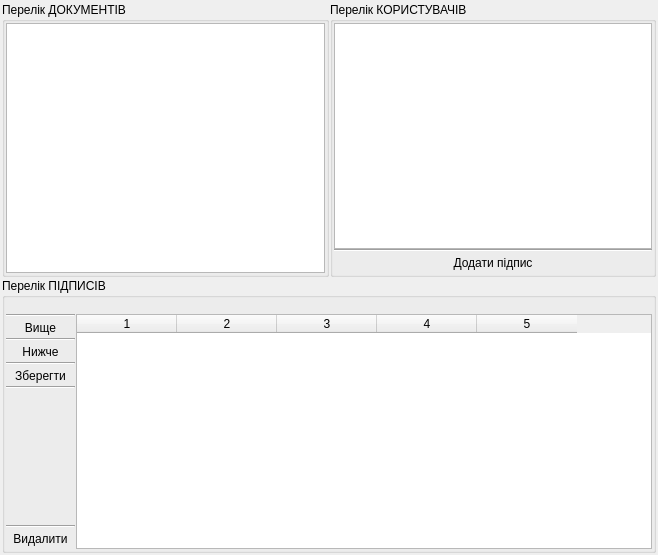
<?xml version="1.0" encoding="UTF-8"?>
<ui version="4.0">
 <class>UForm_AParkPrintDocksSigns</class>
 <widget class="QWidget" name="UForm_AParkPrintDocksSigns">
  <property name="geometry">
   <rect>
    <x>0</x>
    <y>0</y>
    <width>658</width>
    <height>555</height>
   </rect>
  </property>
  <layout class="QVBoxLayout" name="verticalLayout_3">
   <property name="spacing">
    <number>1</number>
   </property>
   <property name="margin">
    <number>2</number>
   </property>
   <item>
    <layout class="QHBoxLayout" name="horizontalLayout">
     <item>
      <widget class="QGroupBox" name="groupBox_docksEnum">
       <property name="title">
        <string>Перелік ДОКУМЕНТІВ</string>
       </property>
       <layout class="QVBoxLayout" name="verticalLayout">
        <property name="spacing">
         <number>1</number>
        </property>
        <property name="margin">
         <number>1</number>
        </property>
        <item>
         <widget class="QTableWidget" name="tableWidget_doksEnum">
          <property name="editTriggers">
           <set>QAbstractItemView::NoEditTriggers</set>
          </property>
          <property name="selectionMode">
           <enum>QAbstractItemView::SingleSelection</enum>
          </property>
          <property name="selectionBehavior">
           <enum>QAbstractItemView::SelectRows</enum>
          </property>
         </widget>
        </item>
       </layout>
      </widget>
     </item>
     <item>
      <widget class="QGroupBox" name="groupBox_users">
       <property name="title">
        <string>Перелік КОРИСТУВАЧІВ</string>
       </property>
       <layout class="QVBoxLayout" name="verticalLayout_2">
        <property name="spacing">
         <number>0</number>
        </property>
        <property name="margin">
         <number>1</number>
        </property>
        <item>
         <widget class="QTableWidget" name="tableWidget_user">
          <property name="editTriggers">
           <set>QAbstractItemView::DoubleClicked|QAbstractItemView::EditKeyPressed</set>
          </property>
          <property name="selectionMode">
           <enum>QAbstractItemView::SingleSelection</enum>
          </property>
          <property name="selectionBehavior">
           <enum>QAbstractItemView::SelectRows</enum>
          </property>
         </widget>
        </item>
        <item>
         <widget class="Line" name="line">
          <property name="orientation">
           <enum>Qt::Horizontal</enum>
          </property>
         </widget>
        </item>
        <item>
         <widget class="QToolButton" name="toolButton_addUserSign">
          <property name="sizePolicy">
           <sizepolicy hsizetype="Preferred" vsizetype="Fixed">
            <horstretch>0</horstretch>
            <verstretch>0</verstretch>
           </sizepolicy>
          </property>
          <property name="text">
           <string extracomment="Додати підпис в документ">Додати підпис</string>
          </property>
          <property name="icon">
           <iconset resource="../images/UAutoParkImg.qrc">
            <normaloff>:/function_icon_set/function_icon_set/arrow_down_green_48.png</normaloff>:/function_icon_set/function_icon_set/arrow_down_green_48.png</iconset>
          </property>
          <property name="toolButtonStyle">
           <enum>Qt::ToolButtonTextBesideIcon</enum>
          </property>
          <property name="autoRaise">
           <bool>true</bool>
          </property>
         </widget>
        </item>
       </layout>
      </widget>
     </item>
    </layout>
   </item>
   <item>
    <widget class="QGroupBox" name="groupBox_singns">
     <property name="title">
      <string>Перелік ПІДПИСІВ</string>
     </property>
     <layout class="QVBoxLayout" name="verticalLayout_5">
      <property name="spacing">
       <number>1</number>
      </property>
      <property name="margin">
       <number>1</number>
      </property>
      <item>
       <widget class="QLabel" name="label_curDocument">
        <property name="font">
         <font>
          <pointsize>9</pointsize>
          <weight>75</weight>
          <bold>true</bold>
         </font>
        </property>
        <property name="alignment">
         <set>Qt::AlignCenter</set>
        </property>
       </widget>
      </item>
      <item>
       <layout class="QHBoxLayout" name="horizontalLayout_2">
        <property name="spacing">
         <number>1</number>
        </property>
        <item>
         <layout class="QVBoxLayout" name="verticalLayout_4">
          <property name="spacing">
           <number>0</number>
          </property>
          <item>
           <widget class="Line" name="line_2">
            <property name="orientation">
             <enum>Qt::Horizontal</enum>
            </property>
           </widget>
          </item>
          <item>
           <widget class="QToolButton" name="toolButton_signUp">
            <property name="sizePolicy">
             <sizepolicy hsizetype="Preferred" vsizetype="Fixed">
              <horstretch>0</horstretch>
              <verstretch>0</verstretch>
             </sizepolicy>
            </property>
            <property name="text">
             <string>Вище</string>
            </property>
            <property name="icon">
             <iconset resource="../images/UAutoParkImg.qrc">
              <normaloff>:/icontexto_webdev_pack/icontexto_webdev_pack/icontexto-webdev-arrow-up-032x032.png</normaloff>:/icontexto_webdev_pack/icontexto_webdev_pack/icontexto-webdev-arrow-up-032x032.png</iconset>
            </property>
            <property name="iconSize">
             <size>
              <width>24</width>
              <height>24</height>
             </size>
            </property>
            <property name="toolButtonStyle">
             <enum>Qt::ToolButtonTextBesideIcon</enum>
            </property>
            <property name="autoRaise">
             <bool>true</bool>
            </property>
           </widget>
          </item>
          <item>
           <widget class="Line" name="line_3">
            <property name="orientation">
             <enum>Qt::Horizontal</enum>
            </property>
           </widget>
          </item>
          <item>
           <widget class="QToolButton" name="toolButton_signDown">
            <property name="sizePolicy">
             <sizepolicy hsizetype="Preferred" vsizetype="Fixed">
              <horstretch>0</horstretch>
              <verstretch>0</verstretch>
             </sizepolicy>
            </property>
            <property name="text">
             <string>Нижче</string>
            </property>
            <property name="icon">
             <iconset resource="../images/UAutoParkImg.qrc">
              <normaloff>:/icontexto_webdev_pack/icontexto_webdev_pack/icontexto-webdev-arrow-down-032x032.png</normaloff>:/icontexto_webdev_pack/icontexto_webdev_pack/icontexto-webdev-arrow-down-032x032.png</iconset>
            </property>
            <property name="iconSize">
             <size>
              <width>24</width>
              <height>24</height>
             </size>
            </property>
            <property name="toolButtonStyle">
             <enum>Qt::ToolButtonTextBesideIcon</enum>
            </property>
            <property name="autoRaise">
             <bool>true</bool>
            </property>
           </widget>
          </item>
          <item>
           <widget class="Line" name="line_4">
            <property name="orientation">
             <enum>Qt::Horizontal</enum>
            </property>
           </widget>
          </item>
          <item>
           <widget class="QToolButton" name="toolButton_saveSigns">
            <property name="sizePolicy">
             <sizepolicy hsizetype="Preferred" vsizetype="Fixed">
              <horstretch>0</horstretch>
              <verstretch>0</verstretch>
             </sizepolicy>
            </property>
            <property name="text">
             <string>Зберегти</string>
            </property>
            <property name="icon">
             <iconset resource="../images/UAutoParkImg.qrc">
              <normaloff>:/function_icon_set/function_icon_set/floppy_disk_48.png</normaloff>:/function_icon_set/function_icon_set/floppy_disk_48.png</iconset>
            </property>
            <property name="iconSize">
             <size>
              <width>24</width>
              <height>24</height>
             </size>
            </property>
            <property name="toolButtonStyle">
             <enum>Qt::ToolButtonTextBesideIcon</enum>
            </property>
            <property name="autoRaise">
             <bool>true</bool>
            </property>
           </widget>
          </item>
          <item>
           <widget class="Line" name="line_6">
            <property name="orientation">
             <enum>Qt::Horizontal</enum>
            </property>
           </widget>
          </item>
          <item>
           <spacer name="verticalSpacer">
            <property name="orientation">
             <enum>Qt::Vertical</enum>
            </property>
            <property name="sizeHint" stdset="0">
             <size>
              <width>20</width>
              <height>40</height>
             </size>
            </property>
           </spacer>
          </item>
          <item>
           <widget class="Line" name="line_5">
            <property name="orientation">
             <enum>Qt::Horizontal</enum>
            </property>
           </widget>
          </item>
          <item>
           <widget class="QToolButton" name="toolButton_deleteSign">
            <property name="sizePolicy">
             <sizepolicy hsizetype="Preferred" vsizetype="Fixed">
              <horstretch>0</horstretch>
              <verstretch>0</verstretch>
             </sizepolicy>
            </property>
            <property name="text">
             <string>Видалити</string>
            </property>
            <property name="icon">
             <iconset resource="../images/UAutoParkImg.qrc">
              <normaloff>:/icontexto_webdev_pack/icontexto_webdev_pack/icontexto-webdev-cancel-032x032.png</normaloff>:/icontexto_webdev_pack/icontexto_webdev_pack/icontexto-webdev-cancel-032x032.png</iconset>
            </property>
            <property name="iconSize">
             <size>
              <width>24</width>
              <height>24</height>
             </size>
            </property>
            <property name="toolButtonStyle">
             <enum>Qt::ToolButtonTextBesideIcon</enum>
            </property>
            <property name="autoRaise">
             <bool>true</bool>
            </property>
           </widget>
          </item>
         </layout>
        </item>
        <item>
         <widget class="QTableWidget" name="tableWidget_singns">
          <property name="editTriggers">
           <set>QAbstractItemView::NoEditTriggers</set>
          </property>
          <property name="selectionMode">
           <enum>QAbstractItemView::SingleSelection</enum>
          </property>
          <property name="selectionBehavior">
           <enum>QAbstractItemView::SelectRows</enum>
          </property>
          <property name="showGrid">
           <bool>false</bool>
          </property>
          <property name="columnCount">
           <number>5</number>
          </property>
          <column/>
          <column/>
          <column/>
          <column/>
          <column/>
         </widget>
        </item>
       </layout>
      </item>
     </layout>
    </widget>
   </item>
  </layout>
 </widget>
 <resources>
  <include location="../images/UAutoParkImg.qrc"/>
 </resources>
 <connections/>
</ui>
